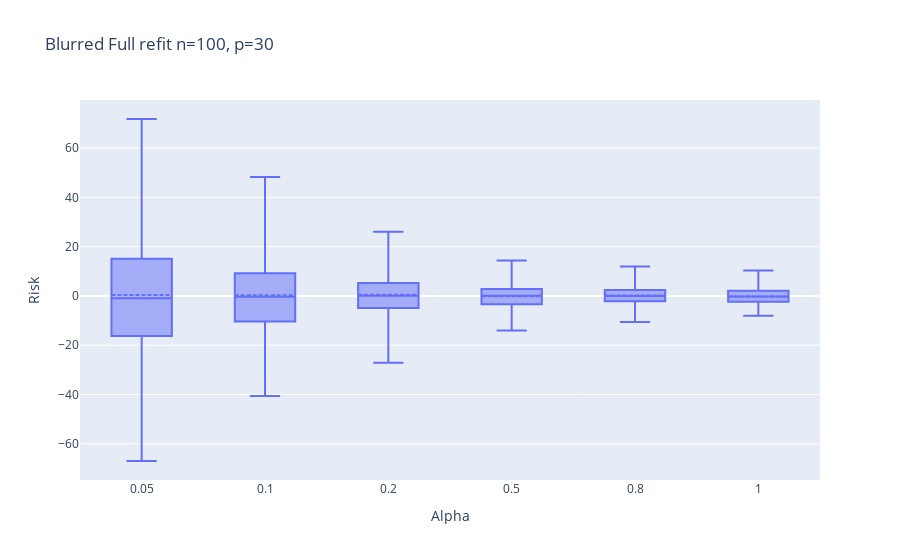

The code cell stored with this chart in its notebook:
### Code cell
fig_blur = px.box(blur_df, 
                  labels={
                         "variable": "Alpha",
                         "value": "Risk"
                         },
                  points=False,
                  title=f"Blurred Full refit n={n}, p={p}")
fig_blur.update_traces(boxmean=True)
# fig_blur.add_trace(go.Scatter(x=[-1,na], 
#                          y=[test_err.mean(),test_err.mean()], 
#                          mode='lines', 
#                          name=f'err: {test_err.mean():.2f}'))
fig_blur.update_layout(
    xaxis = dict(
        tickmode = 'array',
        tickvals = np.arange(na),
        ticktext = alphas,
    )
)

### Figure 1 — Plotly figure (JSON) as saved in the notebook; plotly's stock layout.template omitted (floating-point values rounded to 4 significant figures; data arrays with more than 128 entries replaced by an {"elided": "..."} marker saying what was removed)
{"data": [{"alignmentgroup": "True", "boxmean": true, "boxpoints": false, "hovertemplate": "Alpha=%{x}<br>Risk=%{y}<extra></extra>", "legendgroup": "", "marker": {"color": "#636efa"}, "name": "", "notched": false, "offsetgroup": "", "orientation": "v", "showlegend": false, "type": "box", "x": {"elided": "3000 str values"}, "x0": " ", "xaxis": "x", "y": {"elided": "3000 float values"}, "y0": " ", "yaxis": "y"}], "layout": {"boxmode": "group", "legend": {"tracegroupgap": 0}, "title": {"text": "Blurred Full refit n=100, p=30"}, "xaxis": {"anchor": "y", "domain": [0, 1], "tickmode": "array", "ticktext": [0.05, 0.1, 0.2, 0.5, 0.8, 1], "tickvals": [0, 1, 2, 3, 4, 5], "title": {"text": "Alpha"}}, "yaxis": {"anchor": "x", "domain": [0, 1], "title": {"text": "Risk"}}}}
